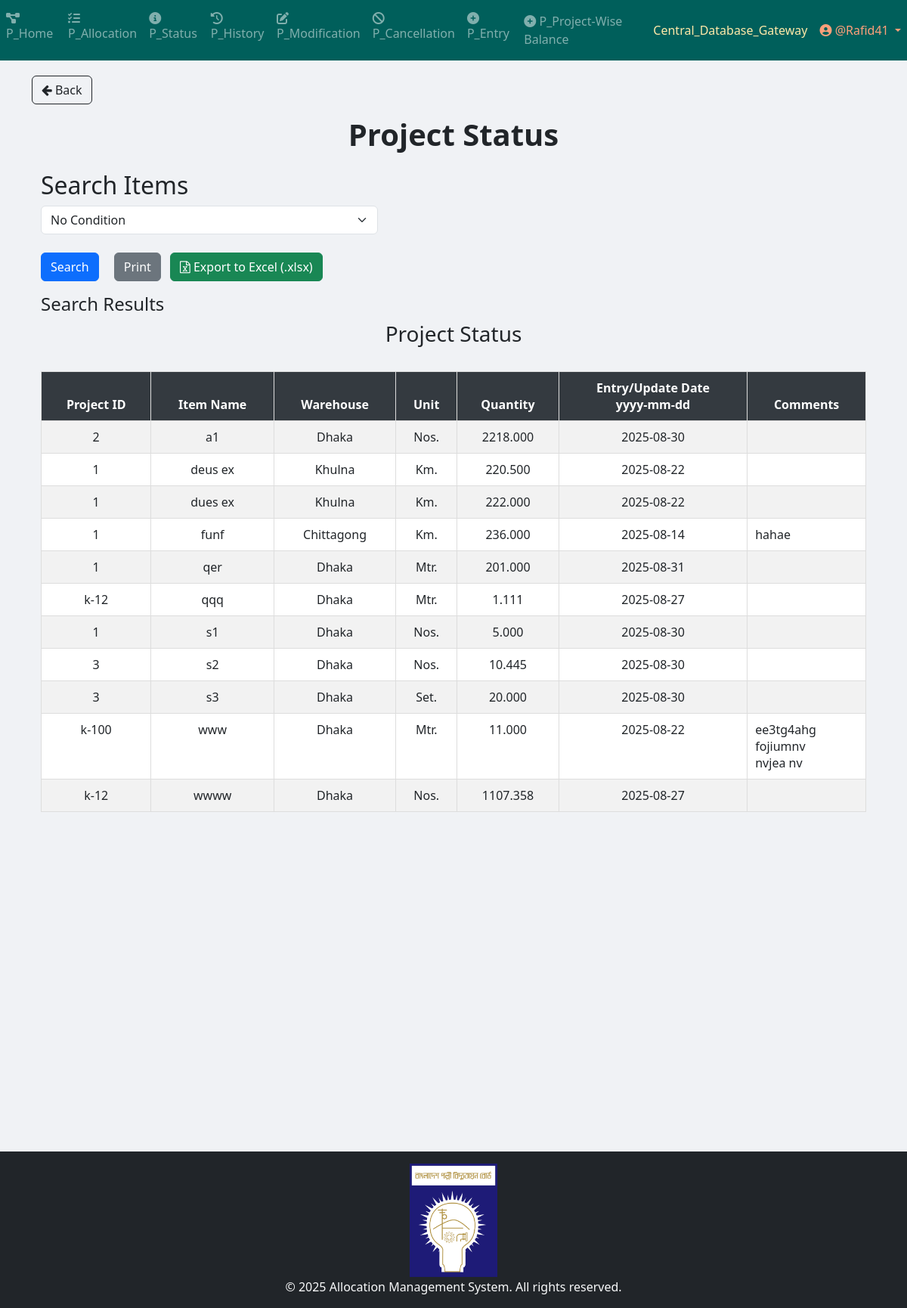
The page /project/project_status/ (signed in) on the database its author committed.
### Project_App_Entry/models.py (models this page shows, shortened)
class Project_Item(models.Model):
    WAREHOUSE_CHOICES = [
        ("Dhaka", "Dhaka"),
        ("Khulna", "Khulna"),
        ("Chittagong", "Chittagong"),
    ]
    UNIT_CHOICES = [
        ("Nos.", "Nos."),
        ("Mtr.", "Mtr."),
        ("Km.", "Km."),
        ("Set.", "Set."),
        ("Pair.", "Pair."),
        ("Kg", "Kg"),
        ("Lot", "Lot"),
        ("Pcs", "Pcs"),
        ("Coil", "Coil"),
        ("Box", "Box"),
        ("Feet", "Feet"),
        ("Liter", "Liter"),
        ("m3", "m3"),
        ("m2", "m2"),
        ("Ream", "Ream"),
        ("Bundle", "Bundle"),
        ("Carton", "Carton"),
    ]
    name = models.CharField(max_length=255)
    description = models.TextField(blank=True, null=True)
    warehouse = models.CharField(
        max_length=50, choices=WAREHOUSE_CHOICES, default="Dhaka"
    )
    unit_of_item = models.CharField(
        max_length=100, choices=UNIT_CHOICES, default="Nos."
    )  # Updated field
    quantity_of_item = models.DecimalField(
        max_digits=20,
        decimal_places=3,
        default=0.00
    )
    project = models.ForeignKey(
        Project,
        on_delete=models.SET_NULL,
        related_name="project_of_item",
        null=True,
    )
    created_at = models.DateTimeField(default=timezone.now)
    comments = models.TextField(blank=True, null=True)
    remarks_for_projectWiseBalance = models.TextField(blank=True, null=True)

class Project(models.Model):
    projectId = models.TextField(unique=True)

### Project_App_Status/views.py (the view, shortened to what this page needs)
# urls.py: path("", views.status_page, name="status_page"),
@login_required
def status_page(request):
    all_items = Item.objects.all()
    active_filters = {}
    combined_q = Q()
    for i in range(5):
        filter_by_key = f"filter_by_{i}"
        query_key = f"query_{i}"
        filter_by = request.GET.get(filter_by_key, "").strip()
        query = request.GET.get(query_key, "").strip()
    if combined_q:
        all_items = all_items.filter(combined_q)
    all_items = all_items.order_by("name")
    all_possible_units = [choice[0] for choice in Item.UNIT_CHOICES]
    group = request.user.user_group.user_group_type if hasattr(request.user, "user_group") else ""
    context = {
        "items": all_items,
        "unique_units": all_possible_units, # Pass the choices from the model
        "can_edit_comments": group == "Editor",
    }
    context.update(active_filters) # Add active filters back to context for template
    return render(
        request,
        "Project_Templates/Project_App_Status/status.html",
        context,
    )

### App_Admin_Panel/templatetags/nav_CDB_links_loader.py (called while the page is built)
@register.simple_tag
def external_link_from_static(filename):
    subpath = filename
    if not subpath.startswith("links" + os.sep) and not subpath.startswith("links/"):
        subpath = os.path.join("links", filename)
    file_path = find(subpath)
    if not file_path:
        return ""
    try:
        with open(file_path, "r", encoding="utf-8") as f:
            return f.read().strip()
    except Exception:
        return ""

### App_Status/templatetags/status_custom_filters.py (called while the page is built)
@register.filter
def get_item(dictionary, key):
    return dictionary.get(key)

### templates/Project_Templates/Project_App_Status/status.html (shortened to what this page needs)
{% extends 'base.html' %}
{% load crispy_forms_tags %}
{% load static %}
{% block body_block %}
<a href="{% url 'Project_App_Home:project_home_page' %}" class="btn btn-outline-dark mb-3">
    <i class="fa fa-arrow-left"></i> Back
</a>
<center><h1><b> Project Status </b></h1></center>
<div class="container mt-4">
    <h2>Search Items</h2>
    <form method="GET" action="{% url 'Project_App_Status:status_page' %}" class="row g-3" id="searchForm">
        <div id="filter-container">
        </div>
        <div class="col-12 mt-3">
            <button type="submit" class="btn btn-primary me-3">Search</button>
            <button type="button" class="btn btn-secondary me-2" onclick="printResults()">Print</button>
            <button type="button" class="btn btn-success" onclick="exportToExcel()">
                <i class="fa fa-file-excel-o"></i> Export to Excel (.xlsx)
            </button>
        </div>
    </form>
    <h4>Search Results</h4>
    <div id="printableArea" class="table-responsive">
        <h3 class="text-center">Project Status</h3>
        <br>
        <table class="table table-bordered table-striped table-hover" id="statusTable">
            <thead class="table-dark sticky-top">
                <tr>
                    <th>Project ID</th>
                    <th>Item Name</th>
                    <th>Warehouse</th>
                    <th>Unit</th>
                    <th>Quantity</th>
                    <th>Entry/Update Date <center>yyyy-mm-dd</center></th>
                    <th>Comments</th>
                </tr>
            </thead>
            <tbody>
                {% if items %}
                    {% for item in items %}
                    <tr>
                        <td>{{ item.project.projectId }}</td>
                        <td>{{ item.name }}</td>
                        <td>{{ item.warehouse }}</td>
                        <td>{{ item.unit_of_item }}</td>
                        <td>{{ item.quantity_of_item }}</td>
                        <td>{{ item.created_at | date:"Y-m-d" }}</td>
                        <td class="comments-cell text-start">
                            {% if item.comments %}
                                {{ item.comments|linebreaksbr }}<br>
                            {% endif %}
                        </td>
                    </tr>
                    {% endfor %}
                {% else %}
                    <tr>
                        <td colspan="7" class="text-center text-danger">No matching data found</td>
                    </tr>
                {% endif %}
            </tbody>
        </table>
    </div>
</div>
{% endblock %}

### templates/partials/navbar.html (shortened to what this page needs)
{% load static %}
{% load nav_CDB_links_loader %}
{% external_link_from_static "Central_Database_Gateway.txt" as central_database_gateway_link %}
{% if request.path|slice:":9" == "/project/" %}
    <nav class="navbar navbar-expand-sm navbar-dark" style="background-color: #005F5B; color: #C4FFF9;">
        <div class="collapse navbar-collapse" id="navbarProject">
            <ul class="navbar-nav mr-auto">
                {% if user.is_authenticated %}
                                <li class="nav-item">
                                    <a class="nav-link" href="{% url 'Project_App_Home:project_home_page' %}">
                                        <i class="fas fa-project-diagram"></i> P_Home
                                    </a>
                                </li>                    {% if request.user.is_superuser or request.user.user_group.user_group_type == "Editor" %}
                    <li class="nav-item">
                        <a class="nav-link" href="{% url 'Project_App_Allocation:allocation_page' %}">
                            <i class="fas fa-tasks"></i> P_Allocation
                        </a>
                    </li>
                    {% endif %}
                    {% if request.user.is_superuser or request.user.user_group.user_group_type in "Editor View History and Status only" %}
                    <li class="nav-item">
                        <a class="nav-link" href="{% url 'Project_App_Status:status_page' %}">
                            <i class="fas fa-info-circle"></i> P_Status
                        </a>
                    </li>
                    {% endif %}
                    <li class="nav-item">
                        <a class="nav-link" href="{% url 'Project_App_History:history_page' %}">
                            <i class="fas fa-history"></i> P_History
                        </a>
                    </li>
                    {% if request.user.is_superuser or request.user.user_group.user_group_type == "Editor" %}
                    <li class="nav-item">
                        <a class="nav-link" href="{% url 'Project_App_Modification:modification_menu' %}">
                            <i class="fas fa-edit"></i> P_Modification
                        </a>
                    </li>
                    <li class="nav-item">
                        <a class="nav-link" href="{% url 'Project_App_Cancellation:cancellation' %}">
                            <i class="fas fa-ban"></i> P_Cancellation
                        </a>
                    </li>
                    <li class="nav-item">
                        <a class="nav-link" href="{% url 'Project_App_Entry:entry_page' %}">
                            <i class="fas fa-plus-circle"></i> P_Entry
                        </a>
                    </li>
                    <li class="nav-item">
                        <a class="nav-link" href="{% url 'Project_App_ProjectWiseBalance:project_list' %}">
                            <i class="fas fa-plus-circle"></i> P_Project-Wise Balance
                        </a>
                    </li>
                    {% endif %}
                {% endif %}
            </ul>
            <ul class="navbar-nav">
                {% if user.is_authenticated %}
                    {% if request.user.is_superuser or request.user.user_group.user_group_type == "Editor" %}
                        <li class="nav-item">
                            <a class="nav-link" style="color: #FFE9A8;" href="{{ central_database_gateway_link|default:'#' }}" target="_blank" rel="noopener noreferrer">Central_Database_Gateway</a>
                        </li>
                    {% endif %}
                    <li class="nav-item dropdown">
                        <a class="nav-link dropdown-toggle" style="color: #FFA07A;" href="#" id="userDropdown" role="button" data-toggle="dropdown">
                            <i class="fas fa-user-circle"></i> @{{ user.username }}
                        </a>
                    </li>
                {% else %}
                    <li class="nav-item {% if request.resolver_match.url_name == 'login' %}active{% endif %}">
                        <a class="nav-link" href="{% url 'App_Login:login' %}">
                            <i class="fas fa-sign-in-alt"></i> Login
                        </a>
                    </li>
                {% endif %}
            </ul>
        </div>
    </nav>
{% endif %}

### templates/Project_Templates/Project_App_Status/status.html (style rules this page uses)
.table { font-size: 16px; text-align: center; }
.sticky-top { position: sticky; top: 0; z-index: 1020; }
.table-dark th { background-color: #343a40 !important; color: white !important; }
.table-bordered th, .table-bordered td { border: 1px solid #ddd !important; padding: 10px; }

### templates/partials/footer.html (style rules this page uses)
html, body { height: 100%; margin: 0; }

### rows shown on the page
Project_Item: project.projectId "2", name "a1", warehouse "Dhaka", unit_of_item "Nos.", quantity_of_item "2218.000", created_at "2025-08-30"
Project_Item: project.projectId "1", name "deus ex", warehouse "Khulna", unit_of_item "Km.", quantity_of_item "220.500", created_at "2025-08-22"
Project_Item: project.projectId "1", name "dues ex", warehouse "Khulna", unit_of_item "Km.", quantity_of_item "222.000", created_at "2025-08-22"
Project_Item: project.projectId "1", name "funf", warehouse "Chittagong", unit_of_item "Km.", quantity_of_item "236.000", created_at "2025-08-14", comments "hahae"
Project_Item: project.projectId "1", name "qer", warehouse "Dhaka", unit_of_item "Mtr.", quantity_of_item "201.000", created_at "2025-08-31"
Project_Item: project.projectId "k-12", name "qqq", warehouse "Dhaka", unit_of_item "Mtr.", quantity_of_item "1.111", created_at "2025-08-27"
Project_Item: project.projectId "1", name "s1", warehouse "Dhaka", unit_of_item "Nos.", quantity_of_item "5.000", created_at "2025-08-30"
Project_Item: project.projectId "3", name "s2", warehouse "Dhaka", unit_of_item "Nos.", quantity_of_item "10.445", created_at "2025-08-30"
Project_Item: project.projectId "3", name "s3", warehouse "Dhaka", unit_of_item "Set.", quantity_of_item "20.000", created_at "2025-08-30"
Project_Item: project.projectId "k-100", name "www", warehouse "Dhaka", unit_of_item "Mtr.", quantity_of_item "11.000", created_at "2025-08-22", comments "ee3tg4ahg fojiumnv nvjea nv"
Project_Item: project.projectId "k-12", name "wwww", warehouse "Dhaka", unit_of_item "Nos.", quantity_of_item "1107.358", created_at "2025-08-27"

### other values the page prints
{{ user.username }} "Rafid41"
